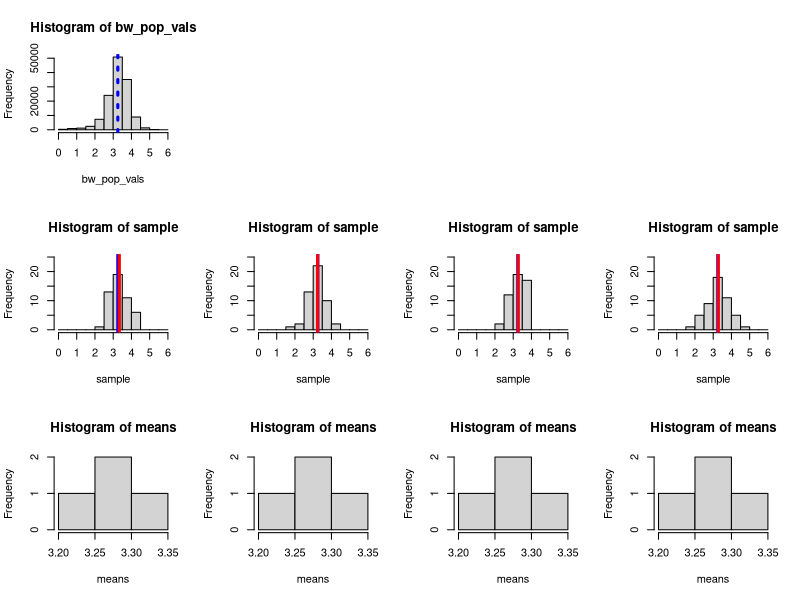
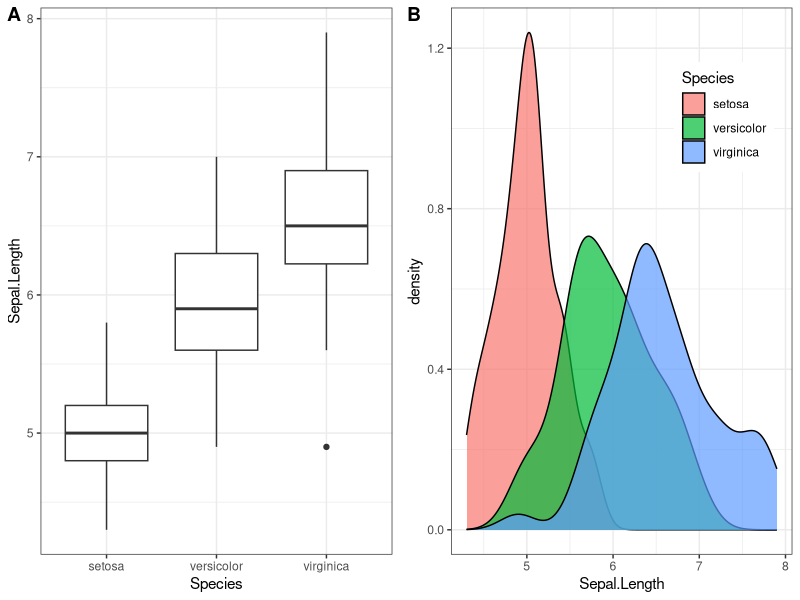
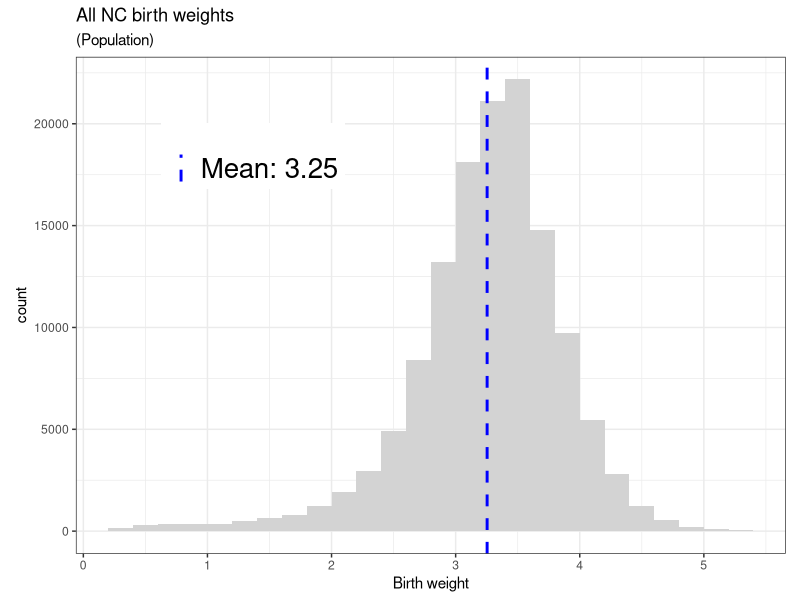
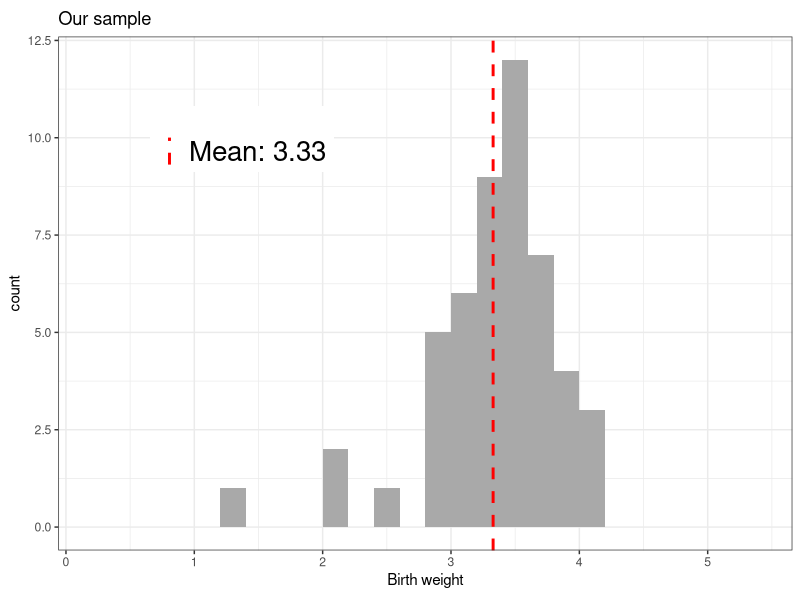
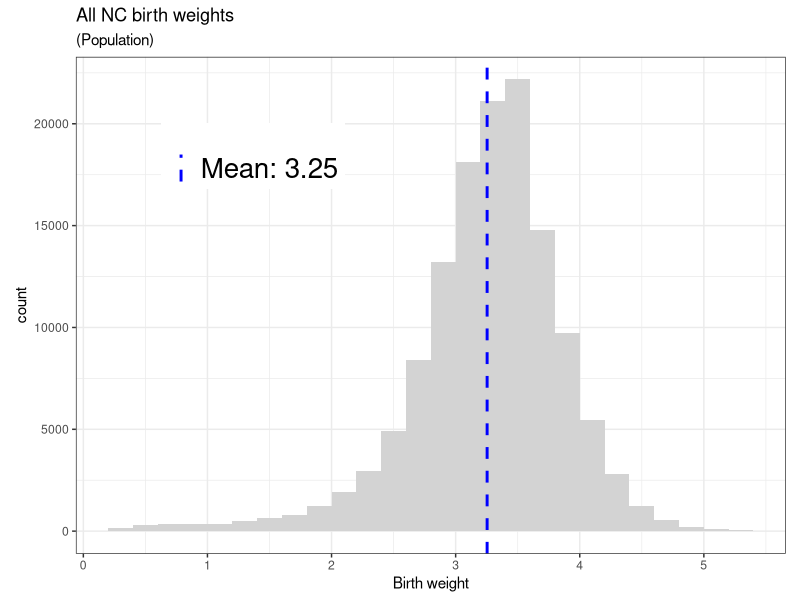
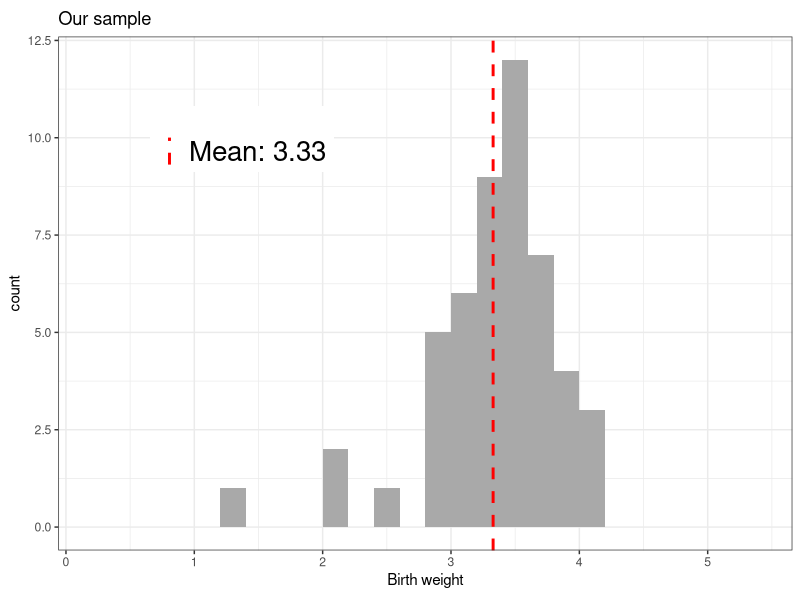
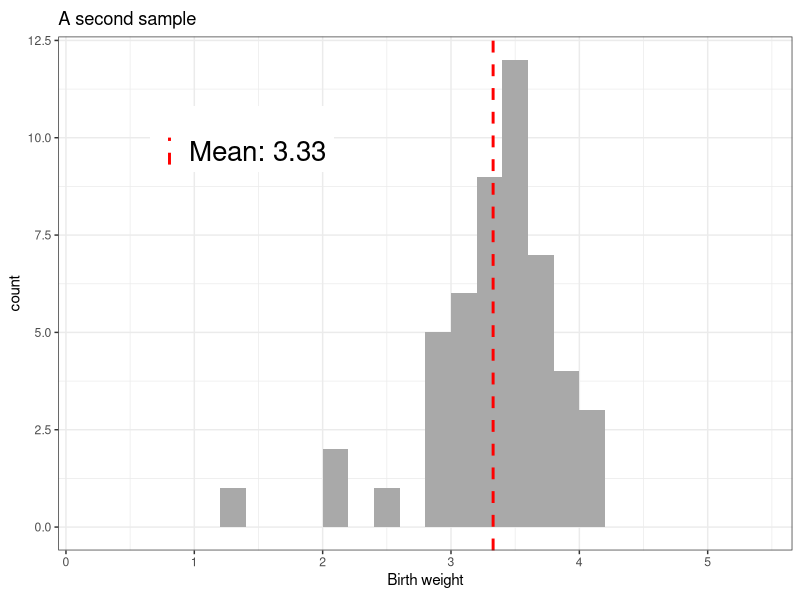
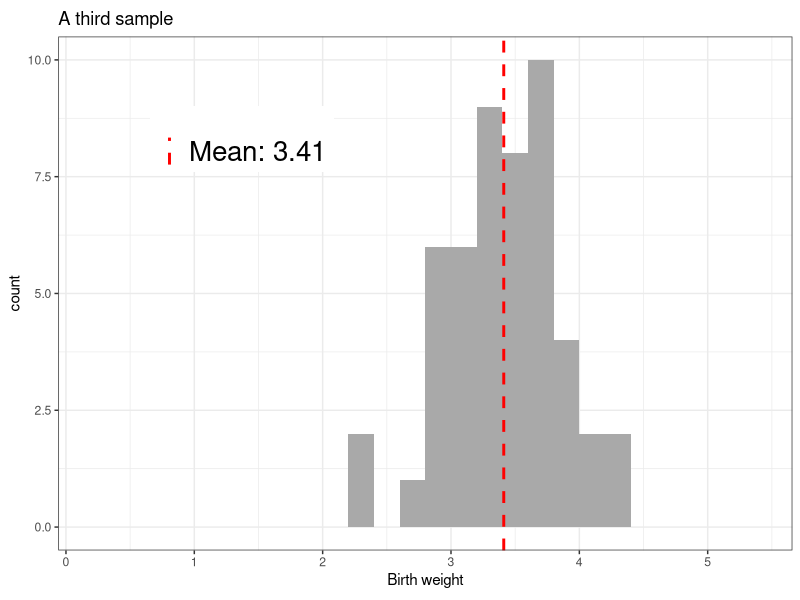

These figures' R source, in order:
## ---- chunk 1
library(dplyr)
library(ggplot2)
library(cowplot)
## ---- chunk 2
# Birth weights for every baby born in North Carolina.
bw_pop <- read.csv('data/nc_birth_weights.csv')
bw_pop_vals <- bw_pop[['birth_weight']]
pop_mean <- mean(bw_pop_vals)
## ---- chunk 3
# A random sample of birthweights that someone has taken for us.
bw_sample <- read.csv('data/nc_birth_weights_sample.csv')
bw_sample_vals <- bw_sample[['birth_weight']]
sample_mean <- mean(bw_sample_vals)
## ---- chunk 4
# The size of our sample(s).
n <- 50
## ---- chunk 5
n_samples <- 4
row_2_start <- 2
row_3_start <- row_2_start + n_samples
layout_matrix <- rbind(c(1, numeric(n_samples - 1)),
                       row_2_start:(row_2_start + n_samples - 1),
                       row_3_start:(row_3_start + n_samples - 1))
layout(layout_matrix)
hist(bw_pop_vals)
abline(v = pop_mean, col = "blue", lwd = 3, lty = 3)
means <- numeric(n_samples)
breaks <- seq(0, 6, 0.5)
for (i in 1:n_samples) {
    sample <- sample(bw_pop_vals, size=50)
    sample_mean <- mean(sample)
    hist(sample, breaks=breaks, ylim=c(0, 25))
    abline(v = pop_mean, col = "blue", lwd = 3)
    abline(v = sample_mean, col = "red", lwd = 3)
    means[i] <- sample_mean
}
for (i in 1:n_samples) {
    hist(means)
}
## ---- chunk 6

iris1 <- ggplot(iris, aes(x = Species, y = Sepal.Length)) +
  geom_boxplot() + theme_bw()

iris2 <- ggplot(iris, aes(x = Sepal.Length, fill = Species)) +
  geom_density(alpha = 0.7) + theme_bw() +
  theme(legend.position = c(0.8, 0.8))

plot_grid(iris1, iris2, labels = "AUTO")

## ---- chunk 7
tbw <- theme_set(theme_bw())
breaks <- seq(0.2, 5.5, by=0.2)

plot_bw <- function(df) {
    if (nrow(df) > 1000) {  # Population
        fill_col <- 'light grey'
        mean_col <- 'blue'
    } else {  # Sample
        fill_col <- 'dark grey'
        mean_col <- 'red'
    }
    mean_val <- mean(df[['birth_weight']])
    label <- paste('Mean:', sprintf('%.2f', mean_val))
    p <- (
        ggplot(df, aes(birth_weight))
        + geom_histogram(fill = fill_col, breaks = breaks)
        + geom_vline(aes(xintercept=mean_val, colour=label),
                     linewidth=1,
                     linetype='dashed')
        + labs(x = "Birth weight", colour="")  # Reset colour for later.
        + scale_colour_manual(values=mean_col)
        + theme(legend.position=c(0.25, 0.8),
                legend.text = element_text(size=20),
                aspect.ratio=0.7)
    )
}

p <- plot_bw(bw_pop) + labs(
    title = 'All NC birth weights',
    subtitle = '(Population)')
p
## ---- chunk 8
ggsave('population.png', p)
## ---- chunk 9
# https://stackoverflow.com/a/62819446
layer_scales(p)$y$get_limits()
## ---- chunk 10
p <- plot_bw(bw_sample) + labs(
    title = 'Our sample')
ggsave('our_sample.png', p)
p
## ---- chunk 11
set.seed(1939)
n <- 50
sample2 <- sample_n(bw_pop, n)
p <- plot_bw(sample2) + labs(
    title = 'A second sample')
ggsave('sample2.png', p)
sample3 <- sample_n(bw_pop, n)
p <- plot_bw(sample3) + labs(
    title = 'A third sample')
ggsave('sample3.png', p)
sample4 <- sample_n(bw_pop, n)
p <- plot_bw(sample4) + labs(
    title = 'A fourth sample')
ggsave('sample4.png', p)
